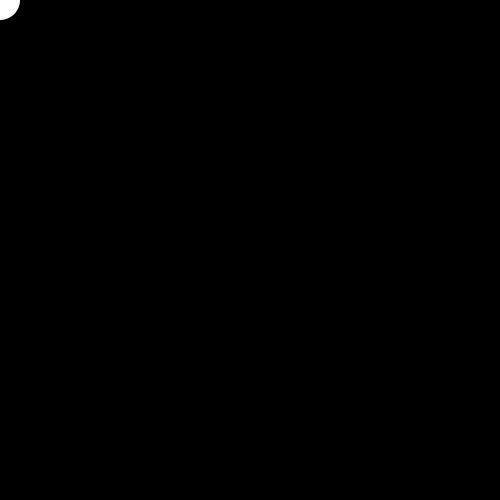
Frame 1 (no input)
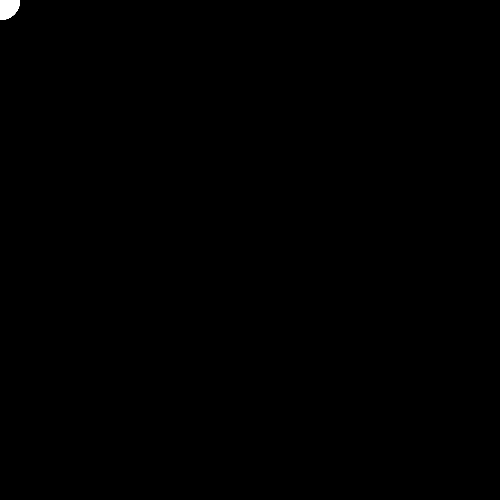
Frame 60 (the mouse pressed at the canvas centre just before this capture)
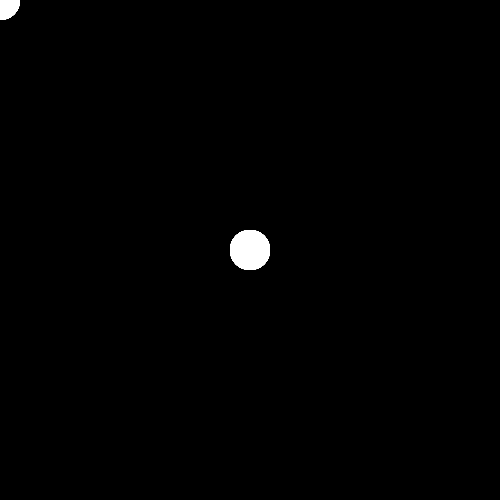
Frame 120 (the mouse held since frame 60 and released just before this capture)

The Processing sketch that drew these frames (run headless with seeded random() and noise(); from frame 60 on, the mouse is pressed at the canvas centre):

// Processing sketch: processing_174669
// ── processing_174669.pde

int x ,y;

  void setup(){
    size(500,500);
    background(0);
    smooth();
    noStroke();   
    fill(0);
    x = 0;
    y = 0;
    
  }

  void draw() {
    //background(255);
    fill(255);
    ellipse(mouseX,mouseY,40,40);
  }
  void keyPressed(){  
   switch(key){
    case 'd':
      background(0);
      strokeWeight(0);
      stroke(255);
     
      break;
      
    case 'b':
    background(random(255),random(255),random(255));
          break;
    case 's':
   strokeWeight(50);
    stroke(random(255),random(255),random(255),100);
        break;
    
   }  
  }
  
  
